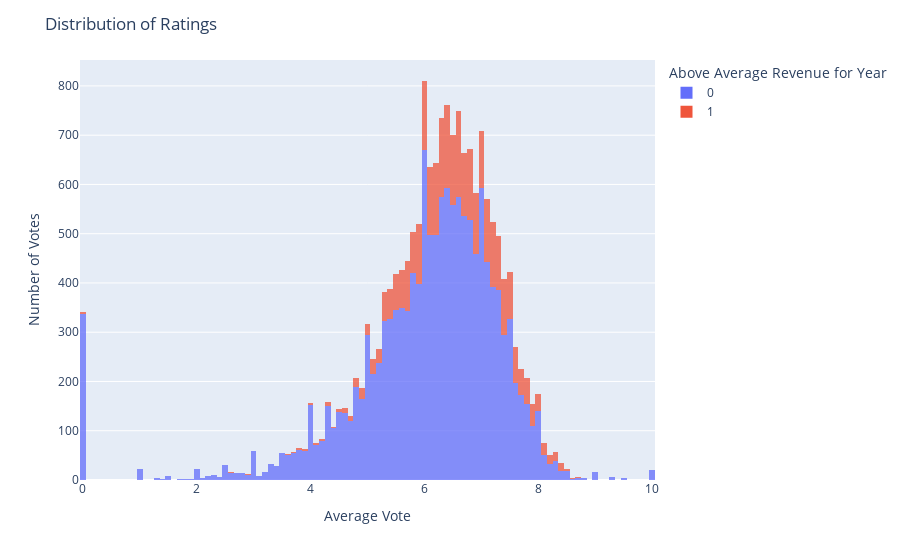

Write notebook code for a chart like this one.
### Markdown cell above
What's the relationship between a movie's rating and revenue

### Code cell
fig = px.histogram(df_1,
                   x='vote_average',
                   color='above_ave_rev_yr',
                  opacity=0.75)
fig.update_layout(title_text="Distribution of Ratings",
                  showlegend=True)
fig.update_yaxes(title_text="Number of Votes")
fig.update_xaxes(title_text="Average Vote")
fig.update_layout(legend_title_text='Above Average Revenue for Year')
fig.show()

### Figure 1 — Plotly figure (JSON) as saved in the notebook; plotly's stock layout.template omitted (floating-point values rounded to 4 significant figures; data arrays with more than 128 entries replaced by an {"elided": "..."} marker saying what was removed)
{"data": [{"alignmentgroup": "True", "bingroup": "x", "hovertemplate": "above_ave_rev_yr=0<br>vote_average=%{x}<br>count=%{y}<extra></extra>", "legendgroup": "0", "marker": {"color": "#636efa", "opacity": 0.75}, "name": "0", "offsetgroup": "0", "orientation": "v", "showlegend": true, "type": "histogram", "x": {"elided": "14421 float values"}, "xaxis": "x", "yaxis": "y"}, {"alignmentgroup": "True", "bingroup": "x", "hovertemplate": "above_ave_rev_yr=1<br>vote_average=%{x}<br>count=%{y}<extra></extra>", "legendgroup": "1", "marker": {"color": "#EF553B", "opacity": 0.75}, "name": "1", "offsetgroup": "1", "orientation": "v", "showlegend": true, "type": "histogram", "x": {"elided": "3271 float values"}, "xaxis": "x", "yaxis": "y"}], "layout": {"barmode": "relative", "legend": {"title": {"text": "Above Average Revenue for Year"}, "tracegroupgap": 0}, "margin": {"t": 60}, "showlegend": true, "title": {"text": "Distribution of Ratings"}, "xaxis": {"anchor": "y", "domain": [0, 1], "title": {"text": "Average Vote"}}, "yaxis": {"anchor": "x", "domain": [0, 1], "title": {"text": "Number of Votes"}}}}
